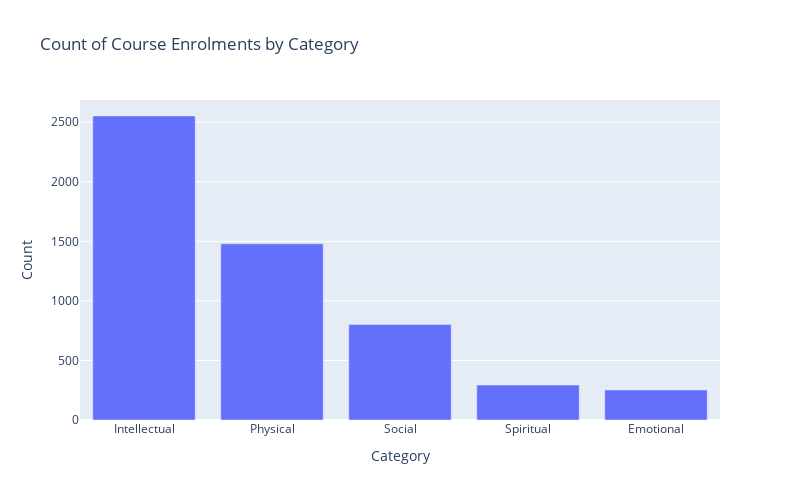

The notebook cell this image was saved under:
### Code cell
df_grouped = enrolments.groupby(by='category').size().to_frame(name='count').reset_index().sort_values(by='count', ascending=False)
fig = px.bar(df_grouped, x='category', y='count', title='Count of Course Enrolments by Category')
fig.update_layout(xaxis_title='Category', yaxis_title='Count')
fig.update_layout(width=800, height=500)
fig.show()

### Figure 1 — Plotly figure (JSON) as saved in the notebook; plotly's stock layout.template omitted (floating-point values rounded to 4 significant figures)
{"data": [{"alignmentgroup": "True", "hovertemplate": "category=%{x}<br>count=%{y}<extra></extra>", "legendgroup": "", "marker": {"color": "#636efa", "pattern": {"shape": ""}}, "name": "", "offsetgroup": "", "orientation": "v", "showlegend": false, "textposition": "auto", "type": "bar", "x": ["Intellectual", "Physical", "Social", "Spiritual", "Emotional"], "xaxis": "x", "y": [2552, 1479, 801, 293, 252], "yaxis": "y"}], "layout": {"barmode": "relative", "height": 500, "legend": {"tracegroupgap": 0}, "title": {"text": "Count of Course Enrolments by Category"}, "width": 800, "xaxis": {"anchor": "y", "domain": [0, 1], "title": {"text": "Category"}}, "yaxis": {"anchor": "x", "domain": [0, 1], "title": {"text": "Count"}}}}
